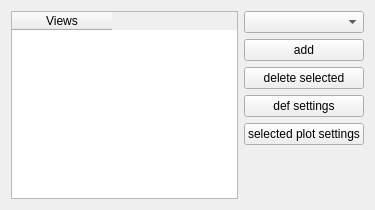
<?xml version="1.0" encoding="UTF-8"?>
<ui version="4.0">
 <class>ViewManager</class>
 <widget class="QWidget" name="ViewManager">
  <property name="geometry">
   <rect>
    <x>0</x>
    <y>0</y>
    <width>375</width>
    <height>210</height>
   </rect>
  </property>
  <property name="windowTitle">
   <string>Form</string>
  </property>
  <layout class="QGridLayout" name="gridLayout">
   <item row="0" column="0">
    <widget class="QTableWidget" name="tableWidget_availebleWidgets">
     <column>
      <property name="text">
       <string>Views</string>
      </property>
     </column>
    </widget>
   </item>
   <item row="0" column="1">
    <layout class="QVBoxLayout" name="verticalLayout">
     <item>
      <widget class="QComboBox" name="comboBox_typeView"/>
     </item>
     <item>
      <widget class="QPushButton" name="pushButton_addView">
       <property name="text">
        <string>add</string>
       </property>
      </widget>
     </item>
     <item>
      <widget class="QPushButton" name="pushButton_deleteViewes">
       <property name="text">
        <string>delete selected</string>
       </property>
      </widget>
     </item>
     <item>
      <widget class="QPushButton" name="pushButton_open_def_setings">
       <property name="text">
        <string>def settings</string>
       </property>
      </widget>
     </item>
     <item>
      <widget class="QPushButton" name="pushButton_open_selected_plot_setings">
       <property name="text">
        <string>selected plot settings</string>
       </property>
      </widget>
     </item>
     <item>
      <spacer name="verticalSpacer">
       <property name="orientation">
        <enum>Qt::Vertical</enum>
       </property>
       <property name="sizeHint" stdset="0">
        <size>
         <width>20</width>
         <height>40</height>
        </size>
       </property>
      </spacer>
     </item>
    </layout>
   </item>
  </layout>
 </widget>
 <resources/>
 <connections/>
</ui>
